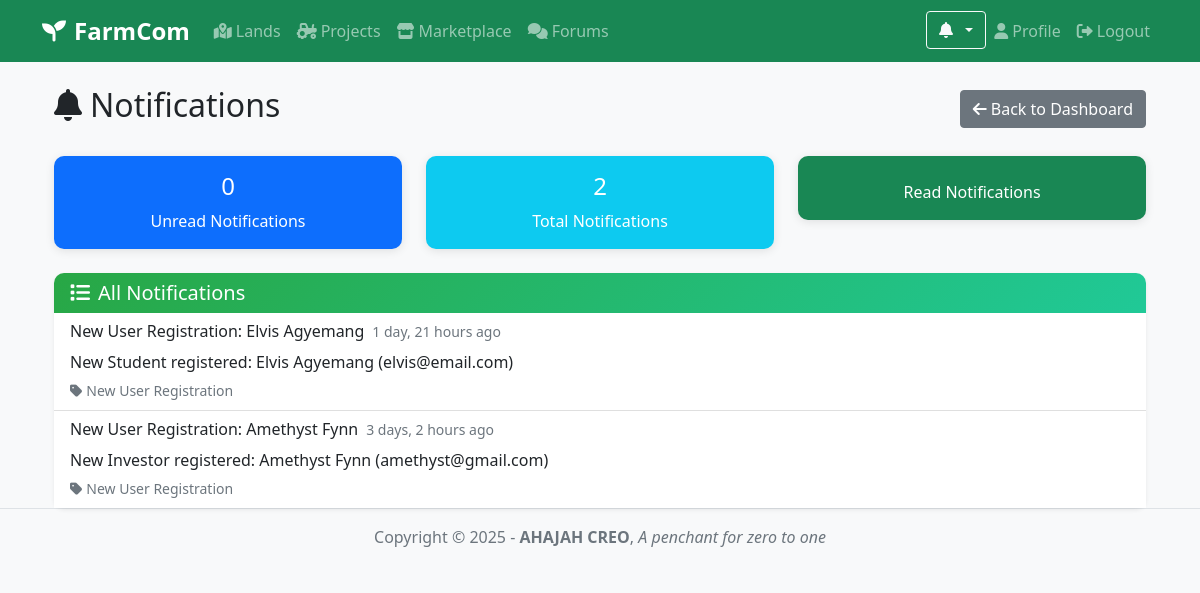
Page /accounts/notifications/ (signed in) on the committed database.
### accounts/models.py (models this page shows, shortened)
class Notification(models.Model):
    NOTIFICATION_TYPES = [
        ('LAND_PENDING', 'Land Pending Approval'),
        ('PROJECT_PENDING', 'Project Pending Approval'),
        ('LAND_APPROVED', 'Land Approved'),
        ('LAND_REJECTED', 'Land Rejected'),
        ('PROJECT_APPROVED', 'Project Approved'),
        ('PROJECT_REJECTED', 'Project Rejected'),
        ('NEW_USER', 'New User Registration'),
        ('NEW_RECOMMENDATION', 'New Recommendation'),
        ('ACTIVITY_CONFIRMED', 'Activity Confirmed'),
        ('ACTIVITY_DISAPPROVED', 'Activity Disapproved'),
        ('NEW_ACTIVITY', 'New Activity Logged'),
        ('NEW_UPLOAD', 'New Image Upload'),
        ('PROJECT_UPDATE', 'Project Status Update'),
        ('TEAM_MESSAGE', 'Team Message'),
        ('TASK_ASSIGNED', 'Task Assigned'),
        ('TASK_COMPLETED', 'Task Completed'),
        ('WEATHER_ALERT', 'Weather Alert'),
        ('EQUIPMENT_ISSUE', 'Equipment Issue'),
        ('MARKETPLACE_ORDER', 'Marketplace Order'),
        ('PAYMENT_RECEIVED', 'Payment Received'),
        ('SYSTEM_MAINTENANCE', 'System Maintenance'),
    ]
    user = models.ForeignKey(User, on_delete=models.CASCADE, related_name='notifications')
    notification_type = models.CharField(max_length=20, choices=NOTIFICATION_TYPES)
    title = models.CharField(max_length=200)
    message = models.TextField()
    is_read = models.BooleanField(default=False)
    created_at = models.DateTimeField(auto_now_add=True)
    related_object_id = models.IntegerField(null=True, blank=True)
    related_object_type = models.CharField(max_length=50, null=True, blank=True)
    class Meta:
        ordering = ['-created_at']

### accounts/views.py (the view)
# urls.py: path('notifications/', views.notifications_page, name='notifications_page'),
@login_required
def notifications_page(request):
    user = request.user
    notifications = Notification.objects.filter(user=user).order_by('-created_at')
    paginator = Paginator(notifications, 20)
    page = request.GET.get('page')
    notifications_paginated = paginator.get_page(page)
    unread_count = Notification.objects.filter(user=user, is_read=False).count()
    return render(request, 'accounts/notifications.html', {
        'notifications': notifications_paginated,
        'unread_count': unread_count,
        **get_notification_data(user),
    })

### accounts/context_processors.py (called while the page is built)
def notification_data(request):
    if request.user.is_authenticated:
        unread_notifications = Notification.objects.filter(user=request.user, is_read=False).count()
        recent_notifications = Notification.objects.filter(user=request.user, is_read=False).order_by('-created_at')[:5]
        return {
            'unread_notifications': unread_notifications,
            'recent_notifications': recent_notifications,
        }
    return {
        'unread_notifications': 0,
        'recent_notifications': [],
    }

def dashboard_url(request):
    if request.user.is_authenticated:
        return {
            'user_dashboard_url': get_user_dashboard_url(request.user),
            'user_home_url': get_user_home_url(request.user)
        }
    return {
        'user_dashboard_url': 'home',
        'user_home_url': 'home'
    }

### accounts/utils.py (called while the page is built)
def get_user_dashboard_url(user):
    if user.is_superuser:
        return 'admin_dashboard'
    elif user.user_type == 'FARMER':
        return 'farmer_dashboard'
    elif user.user_type == 'WORKER':
        return 'worker_dashboard'
    elif user.user_type == 'INVESTOR':
        return 'investor_dashboard'
    elif user.user_type == 'STUDENT':
        return 'student_dashboard'
    elif user.user_type == 'LANDOWNER':
        return 'landowner_home'  # Landowners use landowner_home as their dashboard
    else:
        return 'user_dashboard'  # Default fallback

def get_user_home_url(user):
    if user.is_superuser:
        return 'superuser_home'  # Superusers go to their custom home page
    elif user.user_type == 'FARMER':
        return 'farmer_home'
    elif user.user_type == 'WORKER':
        return 'worker_home'
    elif user.user_type == 'INVESTOR':
        return 'investor_home'
    elif user.user_type == 'STUDENT':
        return 'student_home'
    elif user.user_type == 'LANDOWNER':
        return 'landowner_home'
    else:
        return 'logged_in_home'  # Default fallback

### accounts/views.py (called while the page is built)
def get_notification_data(user):
    unread_notifications = Notification.objects.filter(user=user, is_read=False).count()
    recent_notifications = Notification.objects.filter(user=user, is_read=False).order_by('-created_at')[:5]
    return {
        'unread_notifications': unread_notifications,
        'recent_notifications': recent_notifications,
    }

### templates/accounts/notifications.html (shortened to what this page needs)
{% extends 'base.html' %}
{% load static %}
{% block content %}
<div class="container mt-4">
    <div class="d-flex justify-content-between align-items-center mb-4">
        <h2><i class="fas fa-bell me-2"></i>Notifications</h2>
        <div>
            <a href="{% url 'user_dashboard' %}" class="btn btn-secondary">
                <i class="fas fa-arrow-left me-1"></i>Back to Dashboard
            </a>
        </div>
    </div>
    <div class="row mb-4">
        <div class="col-md-4">
            <div class="card bg-primary text-white">
                <div class="card-body text-center">
                    <h4 class="card-title">{{ unread_count }}</h4>
                    <p class="card-text">Unread Notifications</p>
                </div>
            </div>
        </div>
        <div class="col-md-4">
            <div class="card bg-info text-white">
                <div class="card-body text-center">
                    <h4 class="card-title">{{ notifications.paginator.count }}</h4>
                    <p class="card-text">Total Notifications</p>
                </div>
            </div>
        </div>
        <div class="col-md-4">
            <div class="card bg-success text-white">
                <div class="card-body text-center">
                    <p class="card-text">Read Notifications</p>
                </div>
            </div>
        </div>
    </div>
    <div class="card shadow-sm">
        <div class="card-header bg-light">
            <h5 class="mb-0"><i class="fas fa-list me-2"></i>All Notifications</h5>
        </div>
        <div class="card-body p-0">
            {% if notifications %}
                <div class="list-group list-group-flush">
                    {% for notification in notifications %}
                        <div class="list-group-item {% if not notification.is_read %}list-group-item-warning{% endif %} notification-item"
                             data-notification-id="{{ notification.id }}">
                            <div class="d-flex w-100 justify-content-between align-items-start">
                                <div class="flex-grow-1">
                                    <div class="d-flex align-items-center mb-2">
                                        <h6 class="mb-0 me-2">
                                            {{ notification.title }}
                                        </h6>
                                        <small class="text-muted">{{ notification.created_at|timesince }} ago</small>
                                    </div>
                                    <p class="mb-1">{{ notification.message }}</p>
                                    <small class="text-muted">
                                        <i class="fas fa-tag me-1"></i>{{ notification.get_notification_type_display }}
                                    </small>
                                </div>
                            </div>
                        </div>
                    {% endfor %}
                </div>
            {% else %}
                <div class="text-center py-5">
                    <i class="fas fa-bell-slash fa-3x text-muted mb-3"></i>
                    <h5 class="text-muted">No notifications yet</h5>
                    <p class="text-muted">You'll see notifications here when there are updates about your activities.</p>
                </div>
            {% endif %}
        </div>
    </div>
</div>
{% endblock %}

### static/css/style.css (style rules this page uses)
:root { --primary-green: #28a745; --secondary-green: #20c997; --dark-green: #1e7e34; --light-green: #d4edda; }
body { font-family: 'Segoe UI', Tahoma, Geneva, Verdana, sans-serif; background-color: #f8f9fa; }
.card { border: none; border-radius: 10px; box-shadow: 0 2px 10px rgba(0,0,0,0.1); transition: transform 0.2s; }
.card-header { background: linear-gradient(135deg, var(--primary-green), var(--secondary-green)); color: white; border-radius: 10px 10px 0 0 !important; border: none; }

### rows in the picture
Notification: title "New User Registration: Elvis Agyemang", created_at "1 day, 21 hours", message "New Student registered: Elvis Agyemang (elvis@email.com)", notification_type "New User Registration"
Notification: title "New User Registration: Amethyst Fynn", created_at "3 days, 2 hours", message "New Investor registered: Amethyst Fynn (amethyst@gmail.com)", notification_type "New User Registration"

### other values in the picture
{{ unread_count }} "0"
{{ notifications.paginator.count }} "2"
